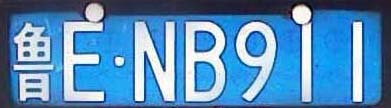
%> input picture Matlab车牌识别/鲁ENB911.jpg, 391 x 108 px
$ octave luENB911.m   (GNU Octave 9; MATLAB toolbox functions it lacks are replaced by stand-ins)
%> lines starting %> are read from the running program, lines starting %| are printed output that depends on the picture; in (x1, y1, x2, y2) boxes, pixels count from 0 and x2, y2 are one past the last pixel; in counts of white or black regions, pixels touching at a corner belong together; the program's own positions count from 1
### Matlab车牌识别/split.m
function split_img = split(img)
    [m,n] = size(img);
    top = 1;
    bottom = m;
    left = 1;
    right = n;
    %上边界
    while top <= m && sum(img(top,:)) == 0
        top = top + 1;
    end
     %下边界
     while bottom >= 1 && sum(img(bottom,:)) == 0
         bottom = bottom - 1;
     end
     %左边界
     while left >= 1 && sum(img(:,left)) == 0
         left = left + 1;
     end
     %右边界
     while right <= n && sum(img(:,right)) == 0
         right = right - 1;
     end
     %计算图像的长宽得到切割后的图像
     height = bottom - top;
     width = right - left;
     split_img = imcrop(img, [left top width height]);
end


### Matlab车牌识别/split_word.m
% [38 lines of commented-out code are left out]
function [word,result] = split_word(img)
     [m,n] = size(img);
      width = 0;
      while width+1 < n-2 && sum(img(:,width+1)) ~= 0
          width = width+1;
      end
      word = imcrop(img,[1,1,width,m]);
      %img(:, [1: width]) = 0;
      img(:, 1: width) = 0;
      img = split(img);
      result = img;
end

### Matlab车牌识别/luENB911.m
clc;
clear;
f = imread('鲁ENB911.jpg');
%> f is the input picture: size 108x391x3 uint8; mean R, G, B 86.9, 140.6, 186.2
imshow(f);title('原图');
img_gray = rgb2gray(f);
figure;
imshow(img_gray);title('灰度图');
hf = histeq(img_gray);
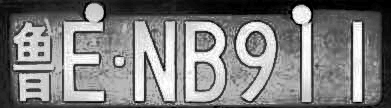
%> hf: size 108x391 uint8; min 0, max 255, mean 126.5
figure;
imshow(hf);title('均衡化图');
[t,sm] = graythresh(hf);
%> t = 0.498; sm = 0.754
img_bw = im2bw(hf,t+0.25);
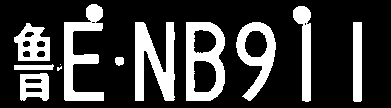
%> img_bw: size 108x391 logical; 24.2% white; 12 white regions (2 under 20 px), largest, box (x1, y1, x2, y2) and area: (135, 22, 175, 101) 1917, (186, 22, 225, 101) 1820, (64, 4, 104, 101) 1749
figure;
imshow(img_bw);title('二值图');
img = bwareaopen(img_bw, 165);
[r,c] = size(img);
%> r = 108; c = 391
for i = 1:20
    for j = 1:c
        img(i,j) = 0;
    end
end
%> img: size 108x391 logical; 23% white; 9 white regions, largest, box (x1, y1, x2, y2) and area: (135, 22, 175, 101) 1917, (186, 22, 225, 101) 1820, (64, 20, 104, 101) 1515
figure;
imshow(img);title('处理图像');
split_img = split(img);
%> the loop in split, `while top <= m && sum(img(top,:)) == 0` made 20 passes
%> the loop in split, `while bottom >= 1 && sum(img(bottom,:)) == 0` made 6 passes
%> bottom on passes 1 to 6: 107, 106, 105, 104, 103, 102
%> the loop in split, `while left >= 1 && sum(img(:,left)) == 0` made 14 passes
%> the loop in split, `while right <= n && sum(img(:,right)) == 0` made 29 passes
%> right on passes 1 to 12: 390, 389, 388, 387, 386, 385, 384, 383, 382, 381, 380, 379
%> in split, `height = bottom - top;`: height = 81
%> in split, `width = right - left;`: width = 347
%> in split, `split_img = imcrop(img, [left top width height]);`: split_img: size 82x348 logical; 34% white; 9 white regions, largest, box (x1, y1, x2, y2) and area: (121, 2, 161, 81) 1917, (172, 2, 211, 81) 1820, (50, 0, 90, 81) 1515
figure;
imshow(split_img);title('分割后的图像');
[word1,split_img] = split_word(split_img);
%> the loop in split_word, `while width+1 < n-2 && sum(img(:,width+1)) ~= 0` made 40 passes
%> in split_word, `word = imcrop(img,[1,1,width,m]);`: word: size 82x41 logical; 48.3% white; 3 white regions, box (x1, y1, x2, y2) and area: (0, 3, 36, 41) 833, (6, 53, 35, 81) 594, (0, 44, 40, 50) 198
%> in split_word, `img(:, 1: width) = 0;`: img: size 82x348 logical; 28.3% white; 6 white regions, box (x1, y1, x2, y2) and area: (121, 2, 161, 81) 1917, (172, 2, 211, 81) 1820, (50, 0, 90, 81) 1515, (222, 2, 262, 81) 1358, (281, 0, 297, 82) 741, (339, 2, 348, 82) 718
%> the loop in split (call 2), `while left >= 1 && sum(img(:,left)) == 0` made 50 passes
%> in split (call 2), `split_img = imcrop(img, [left top width height]);`: split_img: size 82x298 logical; 33% white; 6 white regions, box (x1, y1, x2, y2) and area: (71, 2, 111, 81) 1917, (122, 2, 161, 81) 1820, (0, 0, 40, 81) 1515, (172, 2, 212, 81) 1358, (231, 0, 247, 82) 741, (289, 2, 298, 82) 718
figure;
imshow(word1);title('1');

[word2,split_img] = split_word(split_img);
%> the loop in split_word (call 2), `while width+1 < n-2 && sum(img(:,width+1)) ~= 0` made 40 passes
%> in split_word (call 2), `word = imcrop(img,[1,1,width,m]);`: word: size 82x41 logical; 45.1% white; 1 white region, box (x1, y1, x2, y2) and area: (0, 0, 40, 81) 1515
%> in split (call 3), `split_img = imcrop(img, [left top width height]);`: split_img: size 82x227 logical; 35.2% white; 5 white regions, box (x1, y1, x2, y2) and area: (0, 2, 40, 81) 1917, (51, 2, 90, 81) 1820, (101, 2, 141, 81) 1358, (160, 0, 176, 82) 741, (218, 2, 227, 82) 718
% word2 = imrotate(word2,-5,'nearest','crop');
figure;
imshow(word2);title('2');

[word3,split_img] = split_word(split_img);
%> the loop in split_word (call 3), `while width+1 < n-2 && sum(img(:,width+1)) ~= 0` made 40 passes
%> in split_word (call 3), `word = imcrop(img,[1,1,width,m]);`: word: size 82x41 logical; 57% white; 1 black region, box (x1, y1, x2, y2) and area: (0, 0, 41, 82) 1445
%> in split_word (call 3), `img(:, 1: width) = 0;`:
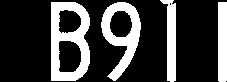
%> img: size 82x227 logical; 24.9% white; 4 white regions, box (x1, y1, x2, y2) and area: (51, 2, 90, 81) 1820, (101, 2, 141, 81) 1358, (160, 0, 176, 82) 741, (218, 2, 227, 82) 718
%> in split (call 4), `split_img = imcrop(img, [left top width height]);`: split_img: size 82x176 logical; 32.1% white; 4 white regions, box (x1, y1, x2, y2) and area: (0, 2, 39, 81) 1820, (50, 2, 90, 81) 1358, (109, 0, 125, 82) 741, (167, 2, 176, 82) 718
figure;
imshow(word3);title('3');

[word4,split_img] = split_word(split_img);
%> the loop in split_word (call 4), `while width+1 < n-2 && sum(img(:,width+1)) ~= 0` made 39 passes
%> in split_word (call 4), `word = imcrop(img,[1,1,width,m]);`: word: size 82x40 logical; 55.5% white; 3 black regions, box (x1, y1, x2, y2) and area: (8, 41, 30, 72) 603, (0, 0, 40, 82) 443, (8, 10, 30, 33) 414
%> in split_word (call 4), `img(:, 1: width) = 0;`:
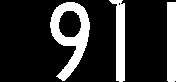
%> img: size 82x176 logical; 19.5% white; 3 white regions, box (x1, y1, x2, y2) and area: (50, 2, 90, 81) 1358, (109, 0, 125, 82) 741, (167, 2, 176, 82) 718
%> in split (call 5), `split_img = imcrop(img, [left top width height]);`: split_img: size 82x126 logical; 27.3% white; 3 white regions, box (x1, y1, x2, y2) and area: (0, 2, 40, 81) 1358, (59, 0, 75, 82) 741, (117, 2, 126, 82) 718
figure;
imshow(word4);title('4');

[word5,split_img] = split_word(split_img);
%> the loop in split_word (call 5), `while width+1 < n-2 && sum(img(:,width+1)) ~= 0` made 40 passes
%> in split_word (call 5), `word = imcrop(img,[1,1,width,m]);`: word: size 82x41 logical; 40.4% white; 1 white region, box (x1, y1, x2, y2) and area: (0, 2, 40, 81) 1358
%> in split_word (call 5), `img(:, 1: width) = 0;`:
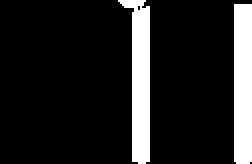
%> img: size 82x126 logical (shown 2 times larger); 14.1% white; 2 white regions, box (x1, y1, x2, y2) and area: (59, 0, 75, 82) 741, (117, 2, 126, 82) 718
%> in split (call 6), `split_img = imcrop(img, [left top width height]);`: split_img: size 82x67 logical; 26.6% white; 2 white regions, box (x1, y1, x2, y2) and area: (0, 0, 16, 82) 741, (58, 2, 67, 82) 718
figure;
imshow(word5);title('5');

[word6,split_img] = split_word(split_img);
%> the loop in split_word (call 6), `while width+1 < n-2 && sum(img(:,width+1)) ~= 0` made 16 passes
%> in split_word (call 6), `img(:, 1: width) = 0;`:
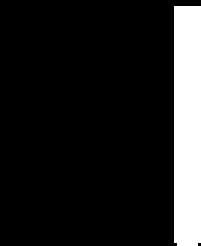
%> img: size 82x67 logical (shown 3 times larger); 13.1% white; 1 white region, box (x1, y1, x2, y2) and area: (58, 2, 67, 82) 718
figure;
imshow(word6);title('6');

[word7,split_img] = split_word(split_img);
%> in split (call 8), `split_img = imcrop(img, [left top width height]);`: split_img = 80 rows, first 12: [true true true; true true true; true true true; true true true; true true true; true true true; true true true; true true true; true true true; true true true; true true true; true true true]
%> in split_word (call 7), `img = split(img);`: img has the same summary as split_img in split
%> in split_word (call 7), `result = img;`: result has the same summary as split_img in split
figure;
imshow(word7);title('7');
%对每个分割的字符进行缩放
word1 = imresize(word1,[40,20]);
%> word1: size 40x20 logical; 49% white; 3 white regions, box (x1, y1, x2, y2) and area: (0, 1, 18, 20) 206, (3, 26, 17, 40) 147, (0, 22, 20, 24) 39
word2 = imresize(word2,[40,20]);
%> word2: size 40x20 logical; 44.2% white; 1 white region, box (x1, y1, x2, y2) and area: (0, 0, 20, 40) 354
word3 = imresize(word3,[40,20]);
%> word3: size 40x20 logical; 57.1% white; 5 black regions (3 under 20 px), largest, box (x1, y1, x2, y2) and area: (0, 0, 20, 25) 164, (4, 15, 15, 40) 153
word4 = imresize(word4,[40,20]);
%> word4: size 40x20 logical; 54.2% white; 3 black regions, box (x1, y1, x2, y2) and area: (4, 20, 15, 35) 148, (0, 0, 20, 40) 113, (4, 5, 15, 16) 105
word5 = imresize(word5,[40,20]);
%> word5: size 40x20 logical; 41.1% white; 1 white region, box (x1, y1, x2, y2) and area: (0, 1, 20, 40) 329
word6 = imresize(word6,[40,20]);
%> word6: size 40x20 logical; 55.4% white; 3 black regions (1 under 20 px), largest, box (x1, y1, x2, y2) and area: (0, 0, 9, 40) 310, (14, 0, 20, 40) 46
word7 = imresize(word7,[40,20]);
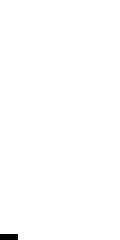
%> word7: size 40x20 logical (shown 6 times larger); 99.6% white; black in thin lines or dots, all inside (x1, y1, x2, y2) = (0, 39, 3, 40)
%缩放后的图像显示
figure;
subplot(1,7,1);imshow(word1);title('1');
subplot(1,7,2);imshow(word2);title('2');
subplot(1,7,3);imshow(word3);title('3');
subplot(1,7,4);imshow(word4);title('4');
subplot(1,7,5);imshow(word5);title('5');
subplot(1,7,6);imshow(word6);title('6');
subplot(1,7,7);imshow(word7);title('7');
%将图像存盘
imwrite(word1,'11.jpg');
imwrite(word2,'12.jpg');
imwrite(word3,'13.jpg');
imwrite(word4,'14.jpg');
imwrite(word5,'15.jpg');
imwrite(word6,'16.jpg');
imwrite(word7,'17.jpg');

%对每一个字符进行识别
distinguish_code = char(['0':'9' 'A':'Z' '京辽鲁陕苏豫浙贵晋蒙鄂']);

num = 1;
disp('识别结果');
for i = 1:7
    table = [];
    str = strcat('1',int2str(i));
    word = imread([str,'.jpg']);
%> word: size 40x20 uint8; min 0, max 255, mean 124.7
    sub_word = imresize(word,[40,20],'nearest');
    sub_word =  im2bw(sub_word,0.5);
    if i == 1
        bottom = 37;
        top = 47;
    elseif i == 2
        bottom = 11;
        top = 36;
    elseif i >= 3
        bottom = 1;
        top = 36;
    end
    for k  = bottom : top
        dif = zeros(40,20);
        imgname = strcat(distinguish_code(k),'.jpg');
%> (the run ends here)
